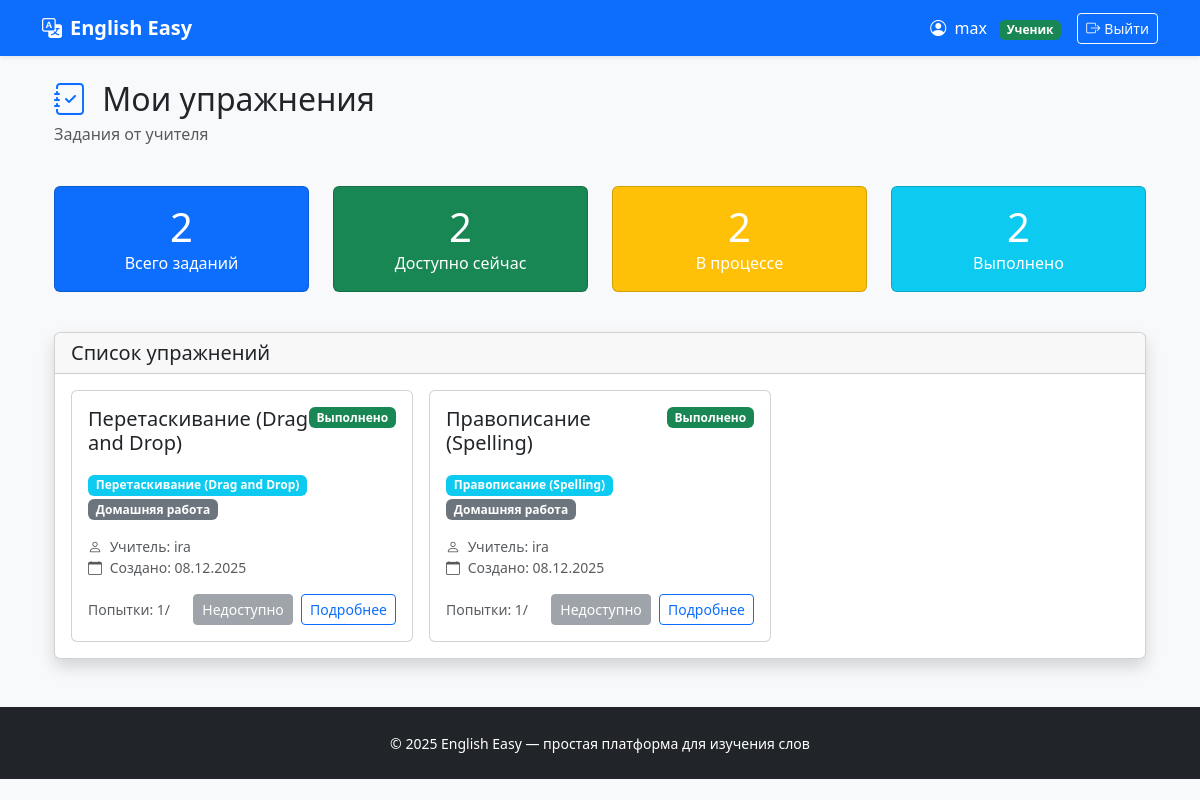
/exercises/my/ (signed in), run on an earlier commit of the app's database.
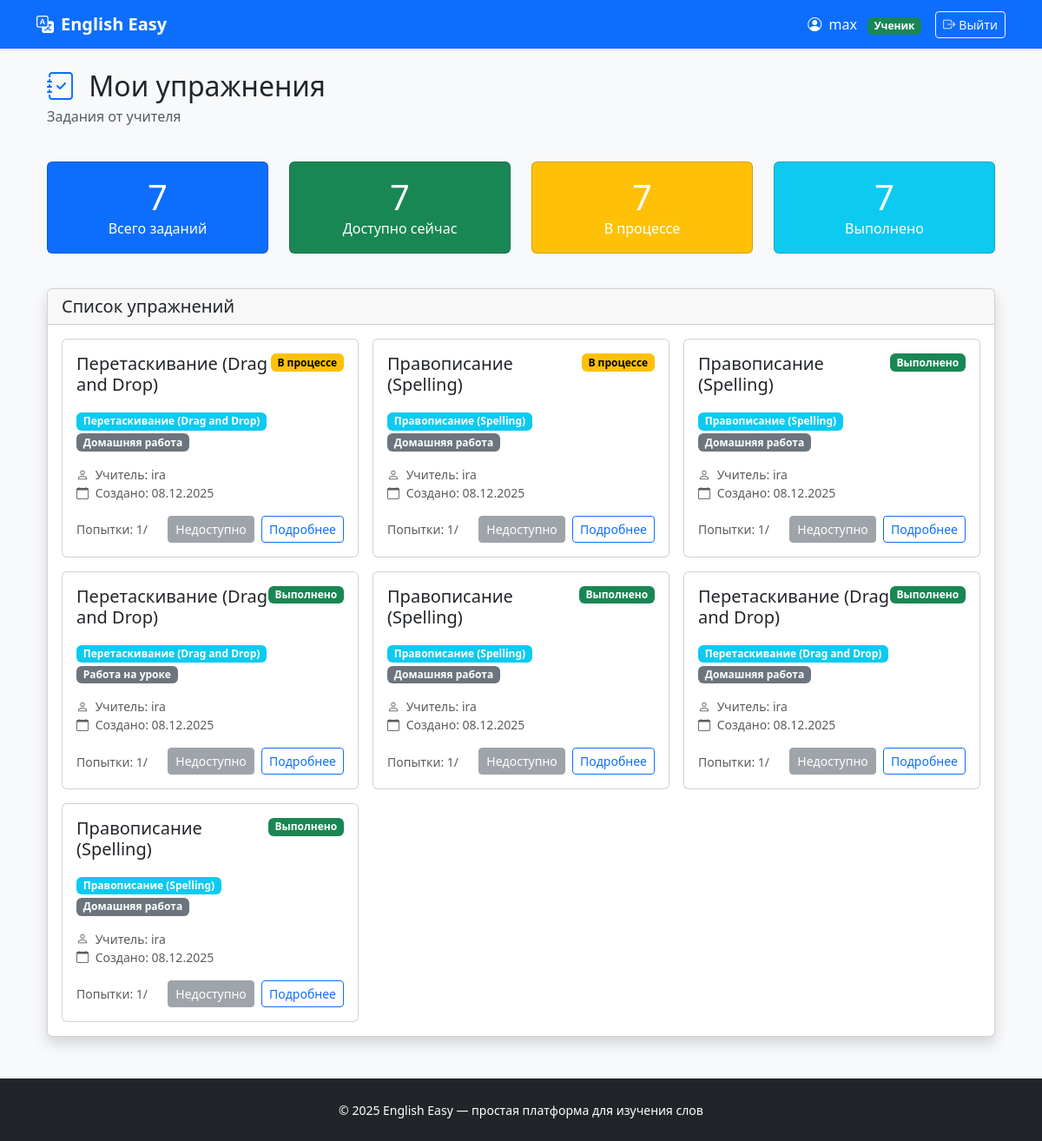
And on a later commit of the database.
### users/models.py (models this page shows, shortened)
class User(AbstractUser):
    ROLE_CHOICES = (
        ('teacher', 'Учитель'),
        ('student', 'Ученик'),
    )
    role = models.CharField(max_length=10, choices=ROLE_CHOICES, default='student')
    def is_teacher(self):
        return self.role == 'teacher'
    def is_student(self):
        return self.role == 'student'

### exercises/models.py (models this page shows, shortened)
class Exercise(models.Model):
    ASSIGNMENT_TYPE_CHOICES = [
        ('homework', 'Домашняя работа'),
        ('classwork', 'Работа на уроке'),
        ('test', 'Контрольная работа'),
    ]
    STATUS_CHOICES = [
        ('not_started', 'Не начато'),
        ('in_progress', 'В процессе'),
        ('completed', 'Выполнено'),
        ('graded', 'Проверено'),
    ]
    description = models.TextField('Описание', blank=True)
    student = models.ForeignKey(
        settings.AUTH_USER_MODEL,
        on_delete=models.CASCADE,
        related_name='exercises',
        limit_choices_to={'role': 'student'},
        verbose_name='Ученик'
    )
    teacher = models.ForeignKey(
        settings.AUTH_USER_MODEL,
        on_delete=models.CASCADE,
        related_name='created_exercises',
        limit_choices_to={'role': 'teacher'},
        verbose_name='Учитель'
    )
    assignment_type = models.CharField(
        'Тип задания',
        max_length=20,
        choices=ASSIGNMENT_TYPE_CHOICES,
        default='homework'
    )
    status = models.CharField(
        'Статус',
        max_length=20,
        choices=STATUS_CHOICES,
        default='not_started'
    )
    attempts = models.IntegerField('Количество попыток', default=0)
    created_at = models.DateTimeField('Создано', auto_now_add=True)
    updated_at = models.DateTimeField('Обновлено', auto_now=True)
    due_date = models.DateTimeField('Срок выполнения', null=True, blank=True)
    completed_at = models.DateTimeField('Завершено', null=True, blank=True)
    teacher_comment = models.TextField('Комментарий учителя', blank=True)
    exercise_type = models.CharField('Тип упражнения', max_length=50, default='spelling_drag_drop')
    class Meta:
        verbose_name = 'Упражнение'
        verbose_name_plural = 'Упражнения'
        ordering = ['-created_at']
    def is_overdue(self):
        if self.due_date and timezone.now() > self.due_date:
            return True
        return False
    def get_exercise_type_display(self):
        if self.exercise_type == 'spelling_drag_drop':
            try:
                return self.spellingdragdropexercise.get_type_display()
            except SpellingDragDropExercise.DoesNotExist:
                return 'Spelling/Drag & Drop'
        elif self.exercise_type == 'letter_soup':
            return 'Буквенный суп'
        else:
            return self.exercise_type
    def get_assignment_type_display(self):
        return dict(self.ASSIGNMENT_TYPE_CHOICES).get(self.assignment_type, self.assignment_type)

class SpellingDragDropExercise(models.Model):
    EXERCISE_TYPE_CHOICES = [
        ('spelling', 'Правописание (Spelling)'),
        ('drag_and_drop', 'Перетаскивание (Drag and Drop)'),
    ]
    exercise = models.OneToOneField(
        Exercise,
        on_delete=models.CASCADE,
        related_name='spellingdragdropexercise',
        primary_key=True
    )
    type = models.CharField(
        'Тип упражнения',
        max_length=20,
        choices=EXERCISE_TYPE_CHOICES,
        default='spelling'
    )
    pairs = models.JSONField('Пары слов', default=list)
    shuffle_letters = models.BooleanField('Перемешивать буквы', default=True)
    show_hints = models.BooleanField('Показывать подсказки', default=True)
    class Meta:
        verbose_name = 'Spelling/Drag & Drop упражнение'
        verbose_name_plural = 'Spelling/Drag & Drop упражнения'

### exercises/views.py (the view)
# urls.py: path('my/', views.student_exercises_list, name='my_exercises'),
@login_required
def student_exercises_list(request):
    if not request.user.is_student():
        return redirect('dashboard:home')
    exercises = Exercise.objects.filter(student=request.user)
    return render(request, 'exercises/my.html', {
        'exercises': exercises,
        'now': timezone.now(),
    })

### exercises/templates/exercises/my.html (shortened to what this page needs)
{% extends 'base.html' %}
{% block content %}
<div class="container-fluid">
    <div class="row mb-4">
        <div class="col">
            <h1 class="h2 mb-1">
                <i class="bi bi-journal-check text-primary me-2"></i>
                Мои упражнения
            </h1>
            <p class="text-muted">Задания от учителя</p>
        </div>
    </div>
    <div class="row mb-4">
        <div class="col-md-3 mb-3">
            <div class="card bg-primary text-white">
                <div class="card-body text-center">
                    <div class="h1 mb-0">{{ exercises.count }}</div>
                    <p class="mb-0">Всего заданий</p>
                </div>
            </div>
        </div>
        <div class="col-md-3 mb-3">
            <div class="card bg-success text-white">
                <div class="card-body text-center">
                    <div class="h1 mb-0">{{ exercises|length|default:0 }}</div>
                    <p class="mb-0">Доступно сейчас</p>
                </div>
            </div>
        </div>
        <div class="col-md-3 mb-3">
            <div class="card bg-warning text-white">
                <div class="card-body text-center">
                    <div class="h1 mb-0">{{ exercises.count }}</div>
                    <p class="mb-0">В процессе</p>
                </div>
            </div>
        </div>
        <div class="col-md-3 mb-3">
            <div class="card bg-info text-white">
                <div class="card-body text-center">
                    <div class="h1 mb-0">{{ exercises.count }}</div>
                    <p class="mb-0">Выполнено</p>
                </div>
            </div>
        </div>
    </div>
    <div class="card shadow">
        <div class="card-header">
            <h5 class="mb-0">Список упражнений</h5>
        </div>
        <div class="card-body">
            {% if exercises %}
                <div class="row g-3">
                    {% for exercise in exercises %}
                        <div class="col-md-6 col-lg-4">
                            <div class="card h-100 {% if exercise.is_overdue %}border-danger{% endif %}">
                                <div class="card-body">
                                    <div class="d-flex justify-content-between align-items-start mb-2">
                                        <div>
                                            <h5 class="card-title">{{ exercise.get_exercise_type_display }}</h5>
                                        </div>
                                        <span class="badge bg-{{ exercise.status }}">
                                            {{ exercise.get_status_display }}
                                        </span>
                                    </div>
                                    <div class="mb-3">
                                        <span class="badge bg-info me-1">
                                            {{ exercise.get_exercise_type_display }}
                                        </span>
                                        <span class="badge bg-secondary me-1">
                                            {{ exercise.get_assignment_type_display }}
                                        </span>
                                    </div>
                                    <div class="mb-3">
                                        <small class="text-muted d-block">
                                            <i class="bi bi-person me-1"></i>
                                            Учитель: {{ exercise.teacher.get_full_name|default:exercise.teacher.username }}
                                        </small>
                                        <small class="text-muted d-block">
                                            <i class="bi bi-calendar me-1"></i>
                                            Создано: {{ exercise.created_at|date:"d.m.Y" }}
                                        </small>
                                    </div>
                                    <div class="d-flex justify-content-between align-items-center">
                                        <div>
                                            <small class="text-muted">
                                                Попытки: {{ exercise.attempts }}/{{ exercise.max_attempts }}
                                            </small>
                                        </div>
                                        <div>
                                            {% if exercise.can_attempt %}
                                                <a href="{% url 'exercises:do_exercise' exercise.id %}"
                                                   class="btn btn-sm btn-primary">
                                                    {% if exercise.status == 'not_started' %}
                                                        Начать
                                                    {% else %}
                                                        Продолжить
                                                    {% endif %}
                                                </a>
                                            {% else %}
                                                <button class="btn btn-sm btn-secondary" disabled>
                                                    Недоступно
                                                </button>
                                            {% endif %}
                                            <a href="{% url 'exercises:exercise_detail' exercise.id %}"
                                               class="btn btn-sm btn-outline-primary ms-1">
                                                Подробнее
                                            </a>
                                        </div>
                                    </div>
                                </div>
                            </div>
                        </div>
                    {% endfor %}
                </div>
            {% else %}
                <div class="text-center py-5">
                    <i class="bi bi-journal-x display-1 text-muted mb-3"></i>
                    <h4>Нет заданий</h4>
                    <p class="text-muted">Ваш учитель ещё не создал для вас упражнений</p>
                </div>
            {% endif %}
        </div>
    </div>
</div>
{% endblock %}

### templates/base.html (shortened to what this page needs)
<!DOCTYPE html>
<html lang="ru">
<head>
    <link href="https://cdn.jsdelivr.net/npm/bootstrap@5.3.3/dist/css/bootstrap.min.css" rel="stylesheet">
    <link href="https://cdn.jsdelivr.net/npm/bootstrap-icons@1.11.0/font/bootstrap-icons.css" rel="stylesheet">
</head>
<body>
<nav class="navbar navbar-expand-lg navbar-dark bg-primary shadow-sm">
    <div class="container">
        <a class="navbar-brand fw-bold" href="{% url 'users:home' %}">
            <i class="bi bi-translate me-2"></i>English Easy
        </a>
        <div class="navbar-nav ms-auto align-items-center">
            {% if user.is_authenticated %}
                <span class="text-white me-3">
                    <i class="bi bi-person-circle me-1"></i>
                    {{ user.username }}
                    {% if user.is_teacher %}
                        <span class="badge bg-light text-dark ms-2">Учитель</span>
                    {% else %}
                        <span class="badge bg-success text-white ms-2">Ученик</span>
                    {% endif %}
                </span>
                <form method="post" action="{% url 'users:logout' %}" class="d-inline">
                    <button type="submit" class="btn btn-outline-light btn-sm">
                        <i class="bi bi-box-arrow-right me-1"></i>Выйти
                    </button>
                </form>
            {% else %}
                <a href="{% url 'users:home' %}#login" class="btn btn-outline-light btn-sm">
                    <i class="bi bi-box-arrow-in-right me-1"></i>Вход
                </a>
            {% endif %}
        </div>
    </div>
</nav>
<main class="container mt-4 mb-5">
    {% block content %}
    {% endblock %}
</main>
<footer class="bg-dark text-white py-4 mt-auto">
    <div class="container text-center">
        <small>© 2025 English Easy — простая платформа для изучения слов</small>
    </div>
</footer>
</body>
</html>

### templates/base.html (style rules this page uses)
body { background: #f8f9fa; }
.navbar-brand { font-weight: 800; }

### exercises/templates/exercises/my.html (style rules this page uses)
.bg-in_progress { background-color: #ffc107; color: #000; }
.bg-completed { background-color: #198754; }

What changed in the data, as far as the page shows it:
added Exercise: exercise_type "Перетаскивание (Drag and Drop)", status "В процессе", assignment_type "Домашняя работа", teacher.get_full_name "ira", created_at "08.12.2025", attempts "1"
added Exercise: exercise_type "Правописание (Spelling)", status "В процессе", assignment_type "Домашняя работа", teacher.get_full_name "ira", created_at "08.12.2025", attempts "1"
added Exercise: exercise_type "Правописание (Spelling)", status "Выполнено", assignment_type "Домашняя работа", teacher.get_full_name "ira", created_at "08.12.2025", attempts "1"
added Exercise: exercise_type "Перетаскивание (Drag and Drop)", status "Выполнено", assignment_type "Работа на уроке", teacher.get_full_name "ira", created_at "08.12.2025", attempts "1"
added Exercise: exercise_type "Правописание (Spelling)", status "Выполнено", assignment_type "Домашняя работа", teacher.get_full_name "ira", created_at "08.12.2025", attempts "1"
Also different on the page:
{{ exercises.count }}: "2" → "7"
{{ exercises|length|default:0 }}: "2" → "7"
